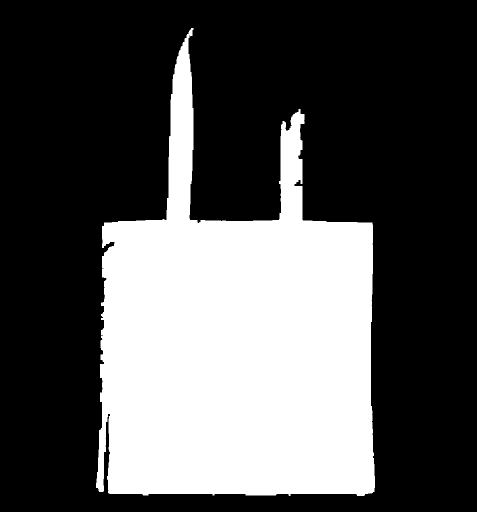
#> input picture scripts/store_uploader/templates/tote/0_flat_wall.mask.png, 954 x 1024 px (shown at 1/2 size)
$ python -i tote_gallery.py   (imports and definitions only)
#> lines starting #> are read from the running program, lines starting #| are printed output that depends on the picture; after the words box and inside, x2 and y2 are one past the last pixel; in counts of white or black regions, pixels touching at a corner belong together
#> further down, picture is the input picture: PIL image 954x1024 L; 32.6% white; 1 white region, box (x1, y1, x2, y2) and area: (192, 56, 750, 992) 318725
#!/usr/bin/env python3
"""
tote_gallery.py — the tote mockup set. One drawing in, the same three photographs out,
for every product, so the shelf reads as one shelf.

WHY IT ALWAYS WORKS
  1. The bag is MEASURED, not guessed. `--calibrate` reads the natural-cotton templates
     (beige bag on a grey wall — separable by colour), finds the bag body on each, its
     tilt, and writes geometry.json. The white set is the same six photographs, so one
     geometry serves both.
  2. The print panel is DERIVED from the body: a fixed fraction of the bag's width, a fixed
     distance below its top edge. The same fraction on every view means the same visual
     size on every product.
  3. Every drawing is fitted to the panel WIDTH (or height, if taller than the panel), so a
     peacock and a crocodile take the same room on the bag.
  4. Before a frame is written, the printed rectangle is checked against the bag mask
     eroded by a margin. A breach raises, it is never saved.
  5. No AI upscale here. The photographs are enlarged 2× with Lanczos so the canvas keeps
     its grain. HD is the uploader's job: store_upload.py's image_pipeline takes each frame
     to 3600px with the same Real-ESRGAN pass that made the live tote set — one pipeline,
     the same look on every product.

USAGE
  python3 tote_gallery.py --calibrate                      # once, after templates change
  python3 tote_gallery.py art.png --set natural --out DIR  # three frames, DIR/<slug>/
  python3 tote_gallery.py 'folder/*.png' --set white --all --out DIR
  python3 tote_gallery.py --sheet DIR                      # contact sheet

Templates: templates/tote/{white,natural}/<n>_<view>.png (2× Lanczos from the sample
sheets in Desktop/New_Totets), templates/tote/geometry.json, templates/tote/calibration.png.
"""
from __future__ import annotations
import argparse, glob, json, sys
from pathlib import Path
import numpy as np
from PIL import Image, ImageChops, ImageDraw, ImageFilter

HERE = Path(__file__).resolve().parent
TROOT = HERE / "templates" / "tote"
SETS = {"white": TROOT / "white", "natural": TROOT / "natural"}
VIEWS = ["0_flat_wall", "1_hanging_front", "2_hanging_side", "3_shoulder_a", "4_shoulder_b", "5_carry"]
DEFAULT_FRAMES = ["1_hanging_front", "3_shoulder_a", "5_carry"]

PANEL_W = 0.60      # panel width as a fraction of the bag body's width
PANEL_TOP = 0.20    # panel top, as a fraction of body height below the body's top edge
PANEL_H = 0.58      # panel height as a fraction of body height
MARGIN = 0.03       # the printed rectangle must stay this far (of body width) inside the bag
INK = 0.96          # ink opacity: a little canvas shows through even solid colour


# ── templates ──────────────────────────────────────────────────────────────────
# [128 lines left out: functions build_templates, bag_mask, _label, body_geometry, panel_from_body, calibrate, not called in this run]


# ── art ────────────────────────────────────────────────────────────────────────
def key_background(im: Image.Image, tol: int = 30) -> Image.Image:
    """A drawing saved on a flat card with no real alpha gets the card removed: a
    flood-fill from the corners on a 512px copy says which card-coloured pixels are
    connected to the outside; the cut itself is made at full resolution."""
#> called with tol = 30
    im = im.convert("RGBA")
    if im.split()[-1].getextrema()[0] < 250:
        return im
    rgb = np.asarray(im.convert("RGB")).astype(np.int16); H, W = rgb.shape[:2]
#> after `H, W = rgb.shape[:2]`: H = 1024; W = 954
    corner = np.median(np.stack([rgb[2, 2], rgb[2, W - 3], rgb[H - 3, 2], rgb[H - 3, W - 3]]), axis=0)
#> corner = [0, 0, 0]
    near = np.abs(rgb - corner).max(axis=2) <= tol
    small = im.convert("RGB").resize((512, int(512 * H / W)), Image.BILINEAR)
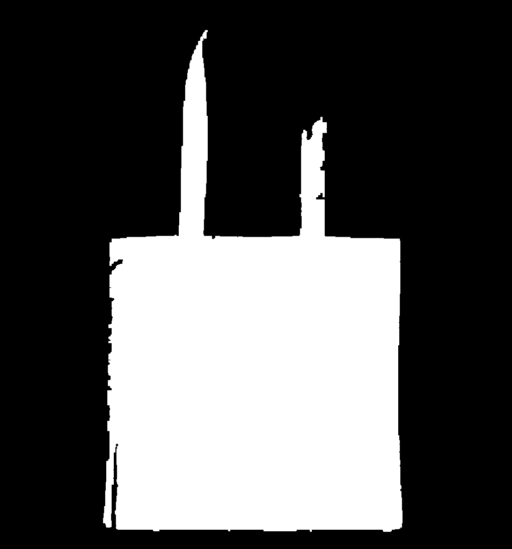
#> small: PIL image 512x549 RGB; min 0, max 255, mean 83.2
    for pt in ((1, 1), (small.width - 2, 1), (1, small.height - 2), (small.width - 2, small.height - 2)):
        ImageDraw.floodfill(small, pt, (255, 0, 255), thresh=tol)
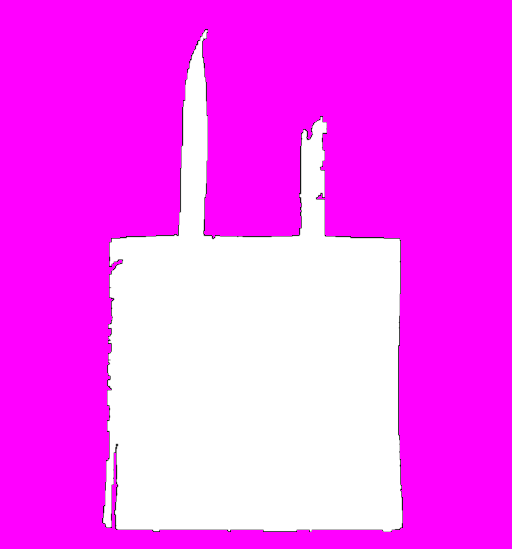
#> small: PIL image 512x549 RGB; mean R, G, B 253.8, 83.2, 253.8
    sm = np.asarray(small)
    reach = (sm[..., 0] > 200) & (sm[..., 1] < 60) & (sm[..., 2] > 200)
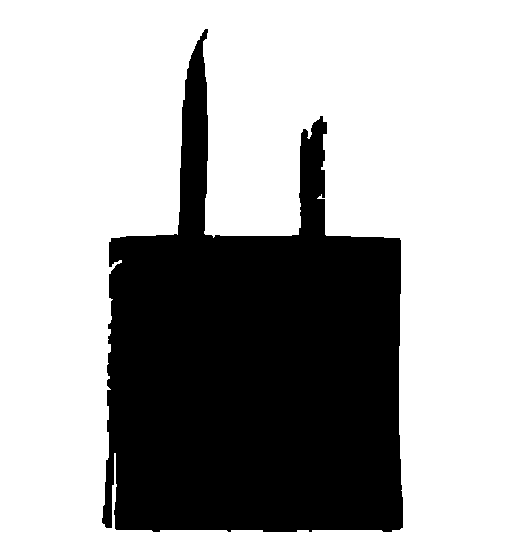
#> reach: shape (549, 512) bool; 66.9% white; 1 black region, box (x1, y1, x2, y2) and area: (102, 29, 403, 532) 93001
    reach = np.asarray(Image.fromarray(reach.astype(np.uint8) * 255).resize((W, H), Image.BILINEAR)) > 64
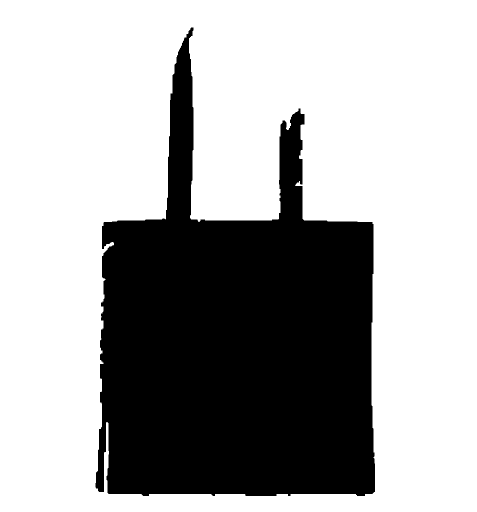
#> reach: shape (1024, 954) bool (shown at 1/2 size); 67.1% white; 1 black region, box (x1, y1, x2, y2) and area: (191, 55, 750, 992) 321139
    alpha = np.where(near & reach, 0, 255).astype(np.uint8)
    im.putalpha(Image.fromarray(alpha).filter(ImageFilter.MinFilter(3)))
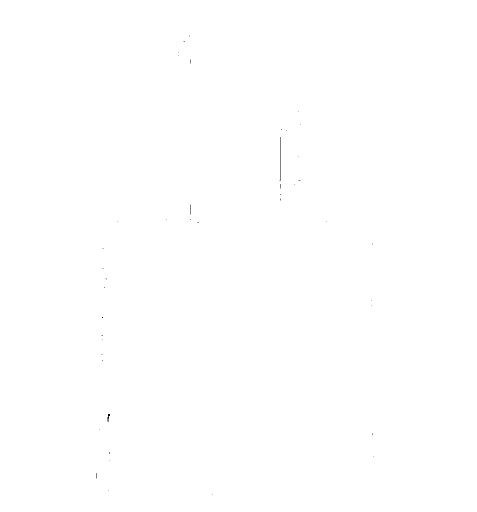
#> im: PIL image 954x1024 RGBA (shown at 1/2 size); mean R, G, B, A 83.2, 83.2, 83.2, 82.8; transparent parts drawn white
    return im


def trim(im: Image.Image) -> Image.Image:
    bbox = im.split()[-1].getbbox()
    return im.crop(bbox) if bbox else im


# ── compose ────────────────────────────────────────────────────────────────────
PANEL_OVERRIDE = None   # --panel 0.85: span more of the bag (a parcel of stamps, an all-over print)
PAPER = False           # --paper: the art is an opaque object stuck ON the bag (stamps, labels), not ink IN it


# [111 lines left out: functions compose, bend_to_fabric, slug_of, render, not called in this run]


FAILED: list[str] = []


# [40 lines left out: functions sheet, main, not called in this run]


# [2 lines not run here, left out]

>>> from PIL import Image
>>> picture = Image.open('templates/tote/0_flat_wall.mask.png')
>>> result = key_background(picture)

$ run again, on scripts/store_uploader/templates/tote/4_shoulder_b.mask.png
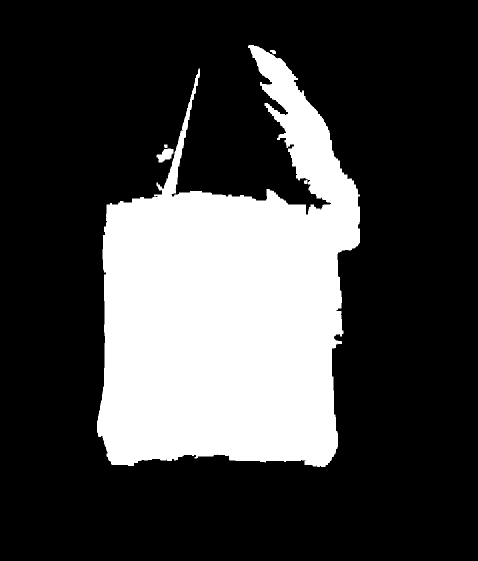
#> input picture scripts/store_uploader/templates/tote/4_shoulder_b.mask.png, 956 x 1122 px (shown at 1/2 size)
#> picture is the input picture: PIL image 956x1122 L; 25.9% white; 5 white regions, box (x1, y1, x2, y2) and area: (194, 90, 720, 934) 276554, (313, 297, 347, 325) 582, (540, 100, 552, 109) 73, (608, 360, 615, 368) 51, (328, 289, 335, 296) 46
#> corner = [0, 0, 0]
#> after the loop in key_background, `for pt in ((1, 1), (small.width - 2, 1), (1, small.height - 2), (small..`:
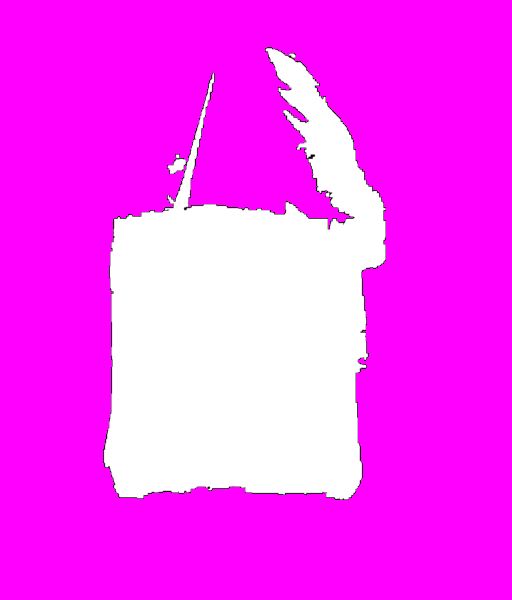
#> small: PIL image 512x600 RGB; mean R, G, B 253.7, 65.9, 253.7
#> in key_background, `reach = np.asarray(Image.fromarray(reach.astype(np.uint8) * 255).resiz..`:
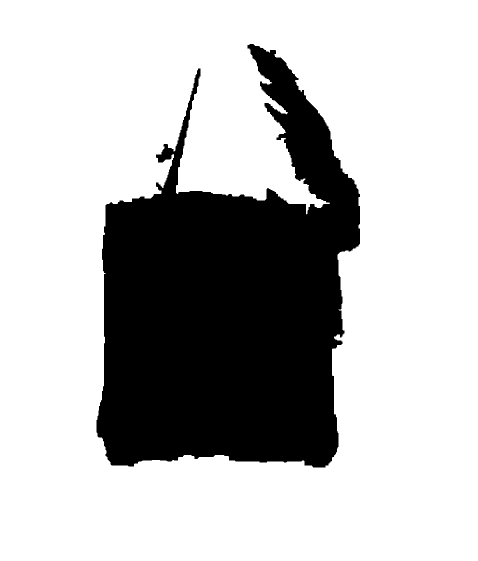
#> reach: shape (1122, 956) bool (shown at 1/2 size); 73.8% white; 1 black region, box (x1, y1, x2, y2) and area: (193, 88, 720, 935) 280601
